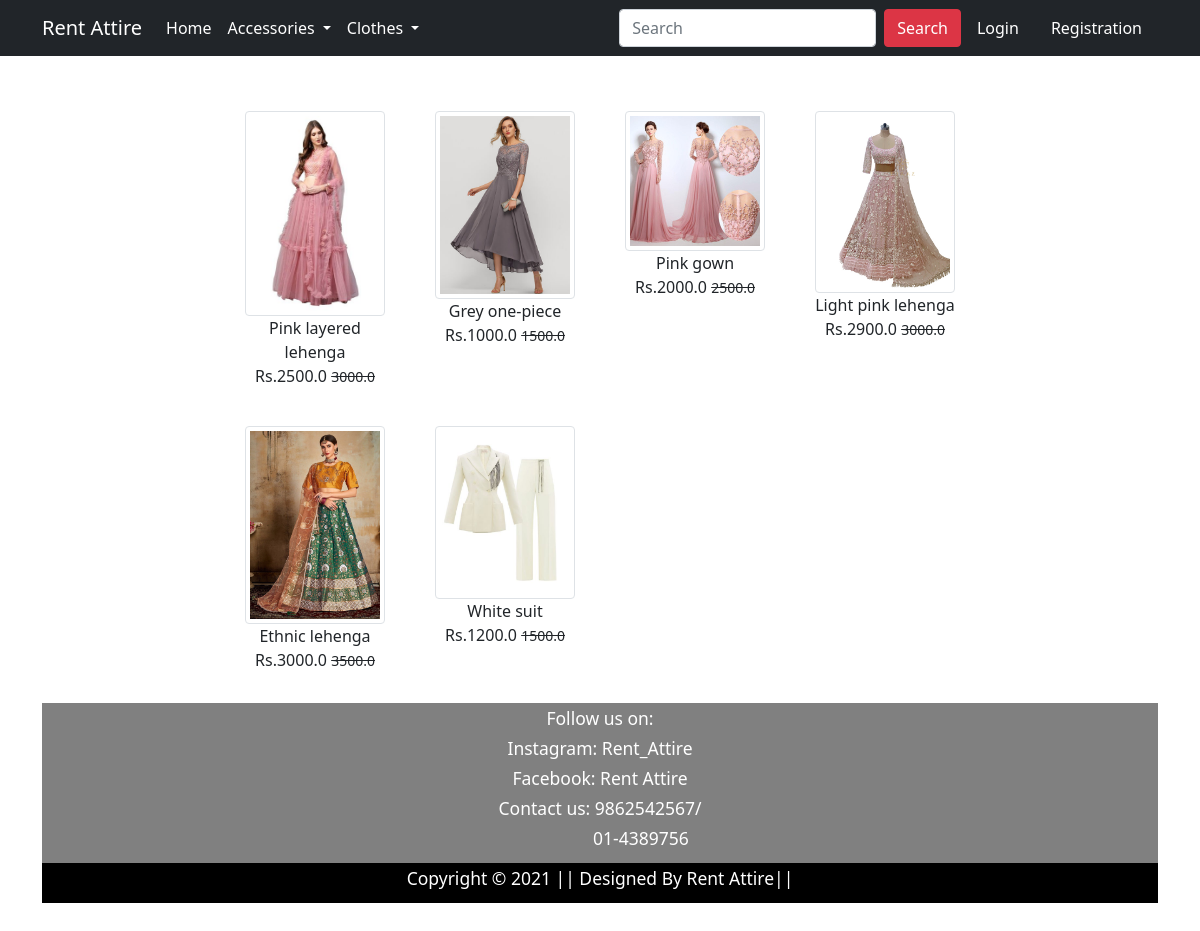
The page /femalewear/ on the database its author committed.
### app/models.py (models this page shows, shortened)
class Product(models.Model):
    title = models.CharField(max_length=100)
    renting_price = models.FloatField()
    discounted_price = models.FloatField()
    description = models.TextField()
    category = models.CharField(choices = CATEGORY_CHOICES, max_length=2)
    materialandcare = models.TextField(null=True)
    product_image = models.ImageField(upload_to='producting')

### app/views.py (the view)
# urls.py: path('femalewear/', views.femalewear, name='femalewear'),
def femalewear(request):
    totalitem = 0
    female = Product.objects.filter(category = 'F')
    if request.user.is_authenticated:
             totalitem = len(Cart.objects.filter(user=request.user))
    return render(request, 'app/femalewear.html',{'female':female, 'totalitem':totalitem})

### app/templates/app/femalewear.html (shortened to what this page needs)
{% extends 'app/base.html' %}
{% load static %}
{% block main-content %}
<div class="container my-5">
 <div class="row">
  <div class="col-sm-2">
  </div>
  <div class="col-sm-8">
      <div class="row">
        {% for product in female %}
        <div class= "col-sm-3 text-center mb-4">
          <a href= "{% url 'product-detail' product.id %}"
            class= "btn">
             <div class ="item">
                <img src="{{product.product_image.url}}" alt="" class="img-fluid img-thumbnail">
               <div class = "fw-blod">{{product.title}}</div>
               <div class = "fw-blod">Rs.{{product.discounted_price}}
                 <small class ="fw-light text-decoration-line-through">{{product.renting_price}}</small>
               </div>
             </div>
              </a>
        </div>
        {% endfor %}
  </div>
 </div>
</div>
{% endblock main-content %}

### rows shown on the page
Product: product_image (picture), title "Pink layered lehenga", discounted_price "2500.0", renting_price "3000.0"
Product: product_image (picture), title "Grey one-piece", discounted_price "1000.0", renting_price "1500.0"
Product: product_image (picture), title "Pink gown", discounted_price "2000.0", renting_price "2500.0"
Product: product_image (picture), title "Light pink lehenga", discounted_price "2900.0", renting_price "3000.0"
Product: product_image (picture), title "Ethnic lehenga", discounted_price "3000.0", renting_price "3500.0"
Product: product_image (picture), title "White suit", discounted_price "1200.0", renting_price "1500.0"
